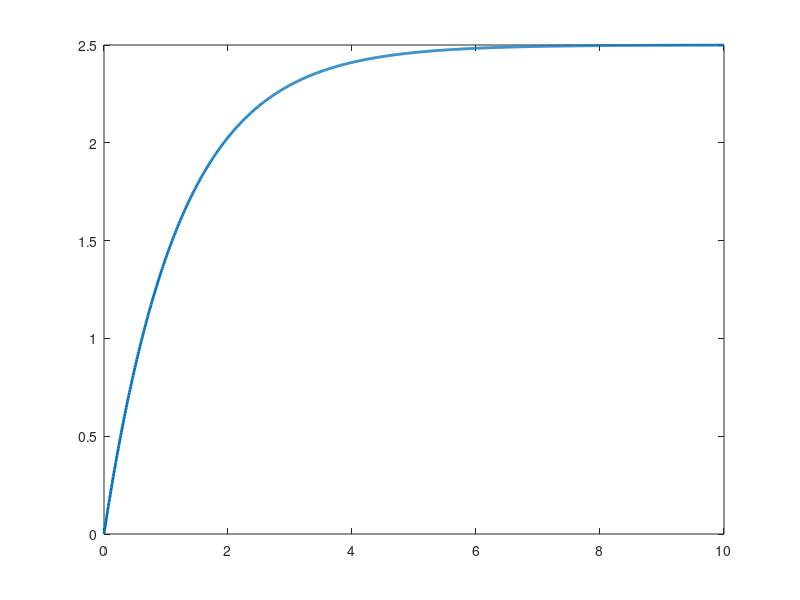

Here is the MATLAB script that generated this plot: (Note: this script raises an error after producing the figure.)
%% RC Car Speed Response Simulation
% This script simulates a simplified RC car speed response using a
% first-order dynamic system.
%
% Project: RC Car Mechatronics Project
% Tool: MATLAB
% Topic: Vehicle behavior, motor response, and system optimization
%
% Model:
% v(t) = Vmax * (1 - exp(-t/tau))

clear;
clc;
close all;

%% System Parameters
targetSpeed = 2.5;      % Maximum target speed [m/s]
tau = 1.2;              % Time constant [s]

tStart = 0;             % Start time [s]
tEnd = 10;              % End time [s]
dt = 0.01;              % Time step [s]

settlingBand = 0.02;    % 2 percent settling band

%% Input Validation
if targetSpeed <= 0
    error('Target speed must be greater than zero.');
end

if tau <= 0
    error('Time constant tau must be greater than zero.');
end

if dt <= 0 || tEnd <= tStart
    error('Check simulation time settings.');
end

%% Time Vector
time = tStart:dt:tEnd;

%% Speed Response Model
speed = targetSpeed * (1 - exp(-time / tau));

%% Acceleration Calculation
% Analytical acceleration for a first-order response
acceleration = (targetSpeed / tau) * exp(-time / tau);

%% Distance Calculation
% Analytical distance for a first-order speed response
distance = targetSpeed * (time - tau * (1 - exp(-time / tau)));

%% Performance Metrics
finalSpeed = speed(end);
finalDistance = distance(end);
maxAcceleration = max(acceleration);

riseSpeed90 = 0.90 * targetSpeed;
riseIndex = find(speed >= riseSpeed90, 1, 'first');

if isempty(riseIndex)
    riseTime90 = NaN;
else
    riseTime90 = time(riseIndex);
end

settlingLowerLimit = targetSpeed * (1 - settlingBand);
settlingIndex = find(speed >= settlingLowerLimit, 1, 'first');

if isempty(settlingIndex)
    settlingTime = NaN;
else
    settlingTime = time(settlingIndex);
end

steadyStateError = targetSpeed - finalSpeed;

%% Plot Results
figure('Name', 'RC Car Speed Response');
plot(time, speed, 'LineWidth', 2);
hold on;
yline(targetSpeed, '--', 'Target Speed', 'LineWidth', 1.5);
yline(riseSpeed90, '--', '90% Speed', 'LineWidth', 1);
grid on;
xlabel('Time [s]');
ylabel('Speed [m/s]');
title('RC Car Speed Response');

figure('Name', 'RC Car Acceleration');
plot(time, acceleration, 'LineWidth', 2);
grid on;
xlabel('Time [s]');
ylabel('Acceleration [m/s^2]');
title('RC Car Acceleration');

figure('Name', 'RC Car Distance');
plot(time, distance, 'LineWidth', 2);
grid on;
xlabel('Time [s]');
ylabel('Distance [m]');
title('RC Car Distance Over Time');

%% Display Results
fprintf('RC Car Simulation Results:\n');
fprintf('--------------------------\n');
fprintf('Target speed: %.2f m/s\n', targetSpeed);
fprintf('Final speed: %.2f m/s\n', finalSpeed);
fprintf('Final distance: %.2f m\n', finalDistance);
fprintf('Maximum acceleration: %.2f m/s^2\n', maxAcceleration);
fprintf('90%% rise time: %.2f s\n', riseTime90);
fprintf('2%% settling time: %.2f s\n', settlingTime);
fprintf('Steady-state error at %.2f s: %.4f m/s\n', tEnd, steadyStateError);
